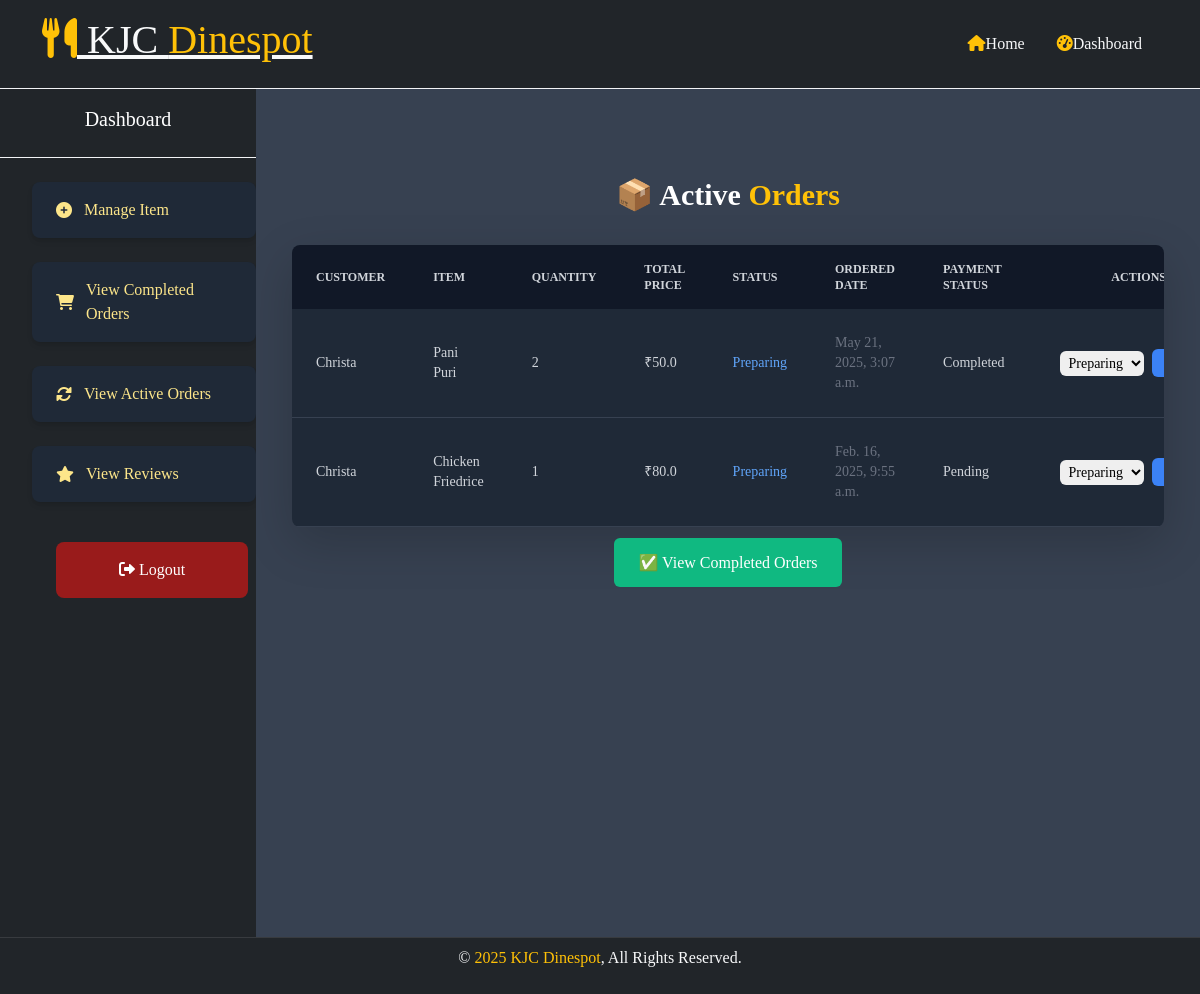
Page /caterer/orders/ (signed in) on the committed database.
### canteenapp/models.py (models this page shows, shortened)
class CartItem(models.Model):
    ORDER_STATUS = (
        ('Preparing', 'Preparing'),
        ('Ready', 'Ready'),
        ('Delivered', 'Delivered'),
    )
    PAYMENT_STATUS = (
        ('Pending', 'Pending'),
        ('Completed', 'Completed'),
        ('Failed', 'Failed'),
    )
    user = models.ForeignKey(User, on_delete=models.CASCADE, related_name="cart_items")
    item = models.ForeignKey(Item, on_delete=models.CASCADE, related_name="cart_items")
    ordered = models.BooleanField(default=False)
    quantity = models.IntegerField(default=1)
    ordered_date = models.DateTimeField(default=timezone.now)  # Set only when ordered
    delivery_date = models.DateTimeField(null=True, blank=True)  # Tracks delivery time
    status = models.CharField(max_length=20, choices=ORDER_STATUS, default='Preparing')
    payment_status = models.CharField(max_length=20, choices=PAYMENT_STATUS, default='Pending')
    payment = models.ForeignKey('Payment', null=True, blank=True, on_delete=models.SET_NULL)  # New field
    def subtotal(self):
        return self.quantity * self.item.price

class Item(models.Model):
    LABELS = (
        ('BestSeller', 'BestSeller'),
        ('New', 'New'),
        ('Spicy🔥', 'Spicy🔥'),
    )
    CATEGORY = (
        ('Special', 'Special'),
        ('Juice', 'Juice'),
        ('Shake', 'Shake'),
        ('Snack', 'Snack'),
    )
    STATUS = (
        ('Available','Available'),
        ('Not available','Not available')
    )
    title = models.CharField(max_length=150)
    description = models.CharField(max_length=250, blank=True)
    price = models.FloatField()
    pieces = models.IntegerField(default=6)
    category = models.CharField(max_length=25, choices=CATEGORY, blank=True)
    instructions = models.CharField(max_length=250, choices=STATUS, blank=True)
    image = models.ImageField(default='default.png', upload_to='images/')
    labels = models.CharField(max_length=25, choices=LABELS, blank=True)
    canteen = models.ForeignKey(Canteen, on_delete=models.CASCADE, related_name="items")

### main/models.py (models this page shows, shortened)
class User(models.Model):
    ROLE_CHOICES = [
        ('user', 'User'),
        ('caterer', 'Caterer'),
        ('admin', 'Admin'),
    ]
    name = models.CharField(max_length=255)
    email = models.EmailField(unique=True)
    password = models.CharField(max_length=255)  # Consider using Django's authentication system
    role = models.CharField(max_length=10, choices=ROLE_CHOICES)
    phone = models.CharField(max_length=15, null=True, blank=True)
    USERNAME_FIELD = 'email'  # Specify the field to be used for login (email in this case)
    REQUIRED_FIELDS = ['password']

### canteenapp/views.py (the view)
# urls.py: path('caterer/orders/', views.caterer_orders, name='caterer_orders'),
def caterer_orders(request):
    user_id = request.session.get('user_id')
    user = get_object_or_404(User, id=user_id)
    canteen = get_object_or_404(Canteen, caterer=user)
    orders = CartItem.objects.filter(item__canteen=canteen, ordered=True).exclude(status='Delivered').order_by('-ordered_date')
    return render(request, 'caterer_orders.html', {'orders': orders})

### canteenapp/templates/caterer_orders.html (shortened to what this page needs)
{% extends 'caterer_home.html' %}
{% load static %}
{% block content %}
<section class="py-16  min-h-screen">
    <div class="container mx-auto font-serif px-6">
        <h1 class="text-3xl font-bold text-center text-warning mb-8">📦 <span class="text-white">Active</span> Orders</h1>
        {% if orders %}
        <div class="overflow-x-auto bg-gray-800 rounded-lg shadow-lg">
            <table class="w-full text-left text-sm text-gray-300">
                <thead class="bg-gray-900 uppercase text-xs">
                    <tr>
                        <th class="px-6 py-3">Customer</th>
                        <th class="px-6 py-3">Item</th>
                        <th class="px-6 py-3">Quantity</th>
                        <th class="px-6 py-3">Total Price</th>
                        <th class="px-6 py-3">Status</th>
                        <th class="px-6 py-3">Ordered Date</th>
                        <th class="px-6 py-3">Payment Status</th>
                        <th class="px-6 py-3 text-center">Actions</th>
                    </tr>
                </thead>
                <tbody>
                    {% for order in orders %}
                    <tr class="border-b border-gray-700 hover:bg-gray-600 transition duration-200">
                        <td class="px-6 py-4">{{ order.user.name }}</td>
                        <td class="px-6 py-4">{{ order.item.title }}</td>
                        <td class="px-6 py-4">{{ order.quantity }}</td>
                        <td class="px-6 py-4">₹{{ order.subtotal }}</td>
                        <td class="px-6 py-4">
                            <span class="{% if order.status == 'Ready' %}text-yellow-400{% elif order.status == 'Preparing' %}text-blue-400{% else %}text-red-400{% endif %}">
                                {{ order.status }}
                            </span>
                        </td>
                        <td class="px-6 py-4 text-sm text-gray-500">{{ order.ordered_date }}</td>
                        <td class="px-6 py-4">{{ order.payment_status }}</td>
                        <td class="px-6 py-4 text-center">
                            <form method="POST" action="{% url 'active_orders' %}" class="inline-flex items-center space-x-2">
                                <select name="status" class="text-black p-1 rounded">
                                    <option value="Preparing" {% if order.status == "Preparing" %}selected{% endif %}>Preparing</option>
                                </select>
                                <button type="submit" class="ml-2 bg-blue-500 text-white px-3 py-1 rounded">Update</button>
                            </form>
                        </td>
                    </tr>
                    {% endfor %}
                </tbody>
            </table>
        </div>
        {% else %}
        <p class="text-center text-lg text-gray-400">No active orders at the moment. 😊</p>
        {% endif %}
        <div class="mt-6 text-center">
            <a href="{% url 'completed_orders' %}" class="px-6 py-3 bg-green-500 text-white rounded hover:bg-green-600 no-underline">
                ✅ View Completed Orders
            </a>
        </div>
    </div>
</section>
{% endblock %}

### static/css/style.css (style rules this page uses)
body { font-family: 'Playfair Display', serif; background-color: #0c0b09; background-size: cover; color: #fff; margin: 0; width: 100%; height: 100vh; }

### canteenapp/templates/caterer_home.html (style rules this page uses)
body { background-color: #1a1a1a; }

### rows in the picture
CartItem: user.name "Christa", item "Pani Puri", quantity "2", subtotal "50.0", status "Preparing", ordered_date "May 21, 2025, 3:07 a.m.", payment_status "Completed"
CartItem: user.name "Christa", item "Chicken Friedrice", quantity "1", subtotal "80.0", status "Preparing", ordered_date "Feb. 16, 2025, 9:55 a.m.", payment_status "Pending"
